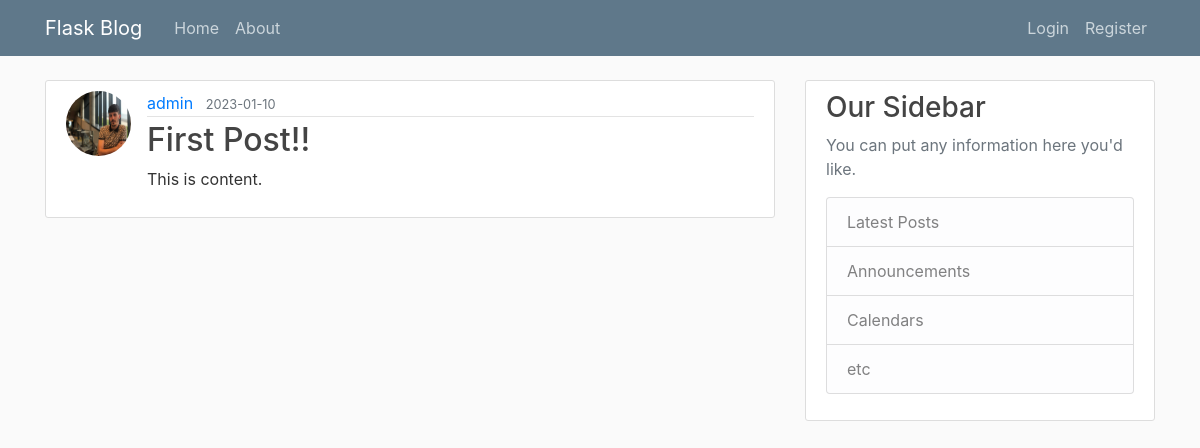
/post/1, run on the app's committed database.
### flaskblog/models.py (models this page shows, shortened)
class User(db.Model, UserMixin):
    id = db.Column(db.Integer, primary_key=True)
    username = db.Column(db.String(20), unique=True, nullable=False)
    email = db.Column(db.String(120), unique=True, nullable=False)
    image_file = db.Column(db.String(20), nullable=False, default="default.jpg")
    password = db.Column(db.String(60), nullable=False)
    posts = db.relationship(
        "Post", backref="author", lazy=True
    )  # backref isn't the actual column in Post, but lets us access who is the user that created that post

class Post(db.Model):
    id = db.Column(db.Integer, primary_key=True)
    title = db.Column(db.String(100), nullable=False)
    date_posted = db.Column(db.DateTime, nullable=False, default=datetime.utcnow)
    content = db.Column(db.Text, nullable=False)
    user_id = db.Column(db.Integer, db.ForeignKey("user.id"), nullable=False)

### flaskblog/routes.py (the view)
@app.route("/post/<int:post_id>")
def post(post_id):
    post = Post.query.get_or_404(post_id)
    return render_template("post.html", title=post.title, post=post)

### flaskblog/templates/post.html
{% extends "layout.html" %} {% block content %}
<article class="media content-section">
  <img
    class="rounded-circle article-img"
    src="{{ url_for('static', filename='profile_pics/' + post.author.image_file) }}"
  />
  <div class="media-body">
    <div class="article-metadata">
      <a class="mr-2" href="#">{{ post.author.username }}</a>
      <small class="text-muted"
        >{{ post.date_posted.strftime('%Y-%m-%d') }}</small
      >
    </div>
    <h2 class="article-title">{{ post.title }}</a></h2>
    <p class="article-content">{{ post.content }}</p>
  </div>
</article>
{% endblock content %}

### flaskblog/static/main.css (style rules this page uses)
body { background: #fafafa; color: #333333; margin-top: 5rem; }
h1, h2, h3, h4, h5, h6 { color: #444444; }
.content-section { background: #ffffff; padding: 10px 20px; border: 1px solid #dddddd; border-radius: 3px; margin-bottom: 20px; }
.article-title { color: #444444; }
.article-content { white-space: pre-line; }
.article-img { height: 65px; width: 65px; margin-right: 16px; }
.article-metadata { padding-bottom: 1px; margin-bottom: 4px; border-bottom: 1px solid #e3e3e3 }

### data on the page
User: image_file (picture), author.username "admin"
Post: date_posted "2023-01-10", title "First Post!!", content "This is content."
